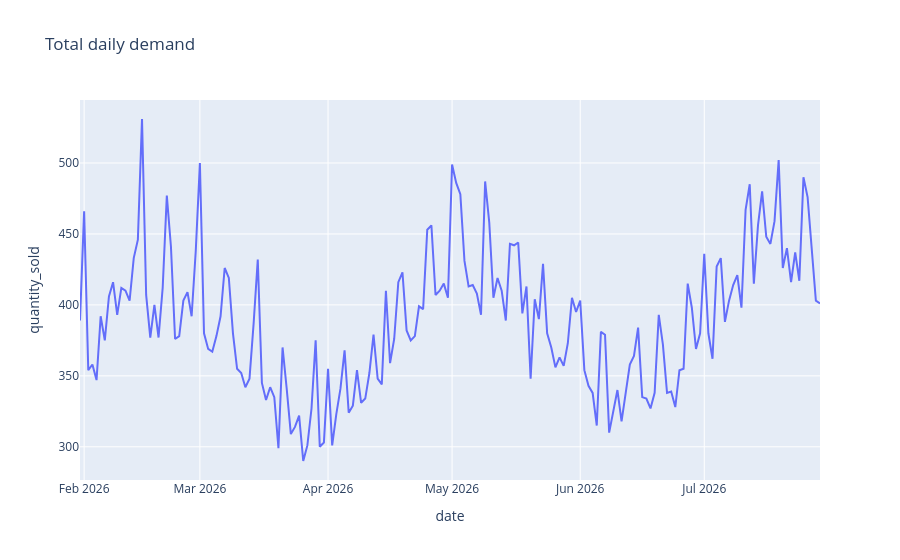

Source (notebook cell):
### Markdown cell above
# FORESIGHT | Exploratory Data Analysis
Explore daily demand, seasonality, product mix, missing values and outliers before modelling.

### Code cell
import pandas as pd
import plotly.express as px
df = pd.read_csv('../data/processed/sales_clean.csv', parse_dates=['date'])
px.line(df.groupby('date',as_index=False).quantity_sold.sum(), x='date', y='quantity_sold', title='Total daily demand')

### Figure 1 — Plotly figure (JSON) as saved in the notebook; plotly's stock layout.template omitted (floating-point values rounded to 4 significant figures; data arrays with more than 128 entries replaced by an {"elided": "..."} marker saying what was removed)
{"data": [{"hovertemplate": "date=%{x}<br>quantity_sold=%{y}<extra></extra>", "legendgroup": "", "line": {"color": "#636efa", "dash": "solid"}, "marker": {"symbol": "circle"}, "mode": "lines", "name": "", "orientation": "v", "showlegend": false, "type": "scatter", "x": {"elided": "180 str values"}, "xaxis": "x", "y": {"elided": "180 int values"}, "yaxis": "y"}], "layout": {"legend": {"tracegroupgap": 0}, "title": {"text": "Total daily demand"}, "xaxis": {"anchor": "y", "domain": [0, 1], "title": {"text": "date"}}, "yaxis": {"anchor": "x", "domain": [0, 1], "title": {"text": "quantity_sold"}}}}
